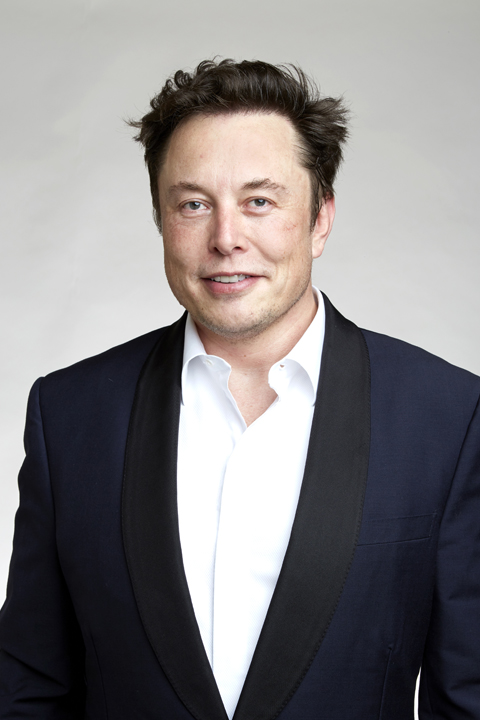
#> input picture image/elon_selfie_3.jpg, 480 x 720 px
$ python FaceDetectionDemo.py
#> lines starting #> are read from the running program, lines starting #| are printed output that depends on the picture; after the words box and inside, x2 and y2 are one past the last pixel; in counts of white or black regions, pixels touching at a corner belong together
### FaceDetection.py
import cv2
import numpy as np

face_cascade = cv2.CascadeClassifier('haarcascade_frontalface_default.xml')

def getFaces(title, img_bgr, w_desired, h_desired):
    # calculating auto crop based on desire image size
    ratio = w_desired / h_desired
    ratio_w = ratio if ratio > 1 else 1
    ratio_h = 1 if ratio > 1 else ratio

    # resize image
    h, w, d = img_bgr.shape
    if w > h:
        img_bgr = cv2.resize(img_bgr, (720, h * 720 // w))
    else:
        img_bgr = cv2.resize(img_bgr, (w * 720 // h, 720))

    # convert to grayscale
    (img_h, img_w, img_d) = img_bgr.shape
    img_gray = cv2.cvtColor(img_bgr, cv2.COLOR_BGR2GRAY)

    # detect all faces if any
    faces_raw = face_cascade.detectMultiScale(img_gray, 1.1, 4)
    faces_result = []
    faces_coordinat = []

    # Draw the rectangle around each face
    for (x, y, w, h) in faces_raw:
        if w == 0 or h == 0:
            # no face detected
            continue

        # calculating ratio
        cx = x + w//2
        cy = y + h//2

        w_min = 0
        if w < h:
            w_min = w//2
        else:
            w_min = h//2

        dx = int(w_min * ratio_w)
        dy = int(w_min * ratio_h)

        y1, y2 = cy - dy, cy + dy
        x1, x2 = cx - dx, cx + dx

        if not (y1 < 0 or x1 < 0 or y2 > img_h or x2 > img_w):
            image = np.copy(img_bgr[y1:y2, x1:x2])
            image = cv2.resize(image, (w_desired, h_desired))
            # cv2.imshow('Face: {}'.format(title), image)
            faces_result.append(image)
            faces_coordinat.append((x1, y1))

        img_bgr = cv2.rectangle(img_bgr, (x, y), (x+w, y+h), (255, 0, 0), 2)
    if title == 'Selfie' and len(faces_result) == 2:
        # if selfie detect only two foto, return the above one
        index, x_old, y_old = 0, img_w, img_h
        for i in range(len(faces_coordinat)):
            x, y = faces_coordinat[i]
            if y < y_old:
                y_old = y
                index = i
        return [faces_result[index], ]
    return faces_result

### FaceDetectionDemo.py
import cv2
import time
import numpy as np
import FaceDetection as fd

# TODO: DETERMINE INPUT IMAGES
PATH_SELFIE = './image/elon_selfie_3.jpg'
# PATH_SELFIE = './image/syahrul_selfie_3.jpg'
PATH_CARD = './image/syahrul_ktp.jpg'

# determine image resolution for NN input
WIDTH_DESIRED, HEIGHT_DESIRED = 128, 128

# load images
img_selfie = cv2.imread(PATH_SELFIE)
#> img_selfie is the input picture: shape (720, 480, 3); mean B, G, R 129.9, 128.8, 131.8
h, w, d = img_selfie.shape
#> h = 720; w = 480; d = 3
if w > h:
    img_selfie = cv2.resize(img_selfie, (720, h * 720 // w))
else:
    img_selfie = cv2.resize(img_selfie, (w * 720 // h, 720))

img_card = cv2.imread(PATH_CARD)
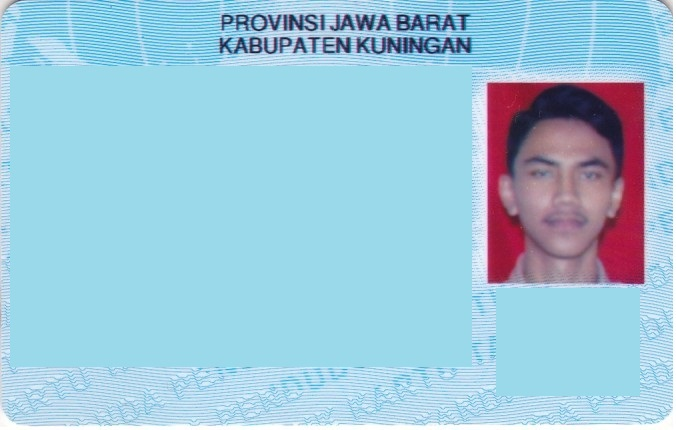
#> input picture image/syahrul_ktp.jpg, 676 x 430 px
#> img_card is the input picture: shape (430, 676, 3); mean B, G, R 217.6, 198.2, 156.7
h, w, d = img_card.shape
#> h = 430; w = 676
if w > h:
    img_card = cv2.resize(img_card, (720, h * 720 // w))
#> img_card: shape (457, 720, 3)
else:
    img_card = cv2.resize(img_card, (w * 720 // h, 720))

# detect face(s) on selfie image
faces = fd.getFaces('Selfie', img_selfie, WIDTH_DESIRED, HEIGHT_DESIRED)
#> in getFaces, `img_gray = cv2.cvtColor(img_bgr, cv2.COLOR_BGR2GRAY)`:
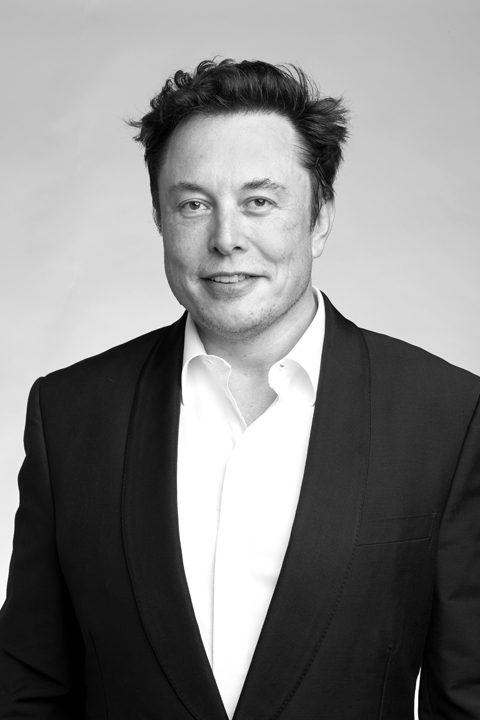
#> img_gray: shape (720, 480); min 0, max 255, mean 129.8
#> in getFaces, `faces_raw = face_cascade.detectMultiScale(img_gray, 1.1, 4)`: faces_raw = [[135, 127, 190, 190]]
#> the loop in getFaces, `for (x, y, w, h) in faces_raw:` made 1 pass
#> (x, y, w, h, cx, cy, w_min, dx) on pass 1: (135, 127, 190, 190, 230, 222, 95, 95)
#> pass 1, in getFaces, `image = cv2.resize(image, (w_desired, h_desired))`:
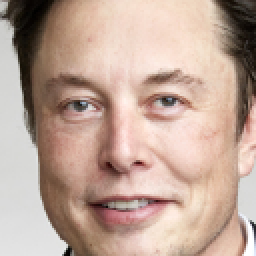
#> image: shape (128, 128, 3) (shown 2 times larger); mean B, G, R 151.8, 165.1, 190.6
#> pass 1, in getFaces, `img_bgr = cv2.rectangle(img_bgr, (x, y), (x+w, y+h), (255, 0, 0), 2)`:
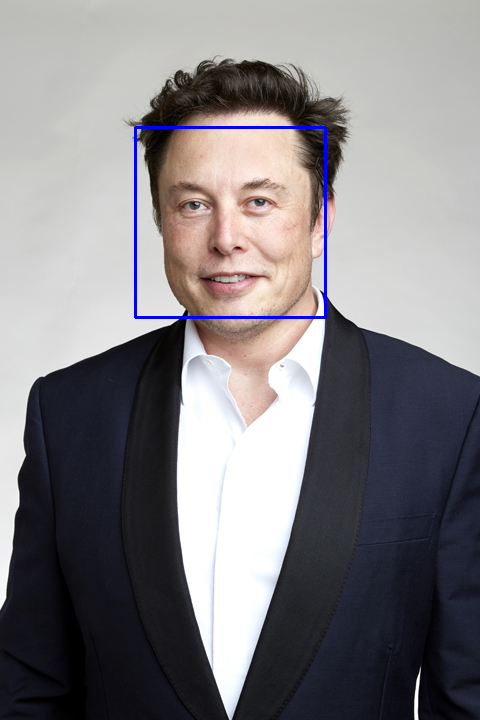
#> img_bgr: shape (720, 480, 3); 0.66% of pixels changed, all inside (x1, y1, x2, y2) = (134, 126, 327, 319)
#> after the loop in getFaces, `for (x, y, w, h) in faces_raw:`: faces_coordinat = [(135, 127)]; faces_result = 1 item
#> faces = 1 item
cv2.imshow('Selfie', img_selfie)
if len(faces) == 1:
    # export image
    PATH_SELFIE_EXPORT = './faces/{}'.format(PATH_SELFIE.split('/')[-1])
    cv2.imwrite(PATH_SELFIE_EXPORT, faces[0])
    print('Face on Selfie exported to {}'.format(PATH_SELFIE_EXPORT))

else:
    # error
    print('DETECTION ON SELFIE ERROR, FACE(s) FOUND: {}'.format(len(faces)))

# detect face(s) on card image
faces = fd.getFaces('Card', img_card, WIDTH_DESIRED, HEIGHT_DESIRED)
#> call 2 of getFaces, with title = 'Card', w_desired = 128, h_desired = 128
#> in getFaces (call 2), `img_gray = cv2.cvtColor(img_bgr, cv2.COLOR_BGR2GRAY)`:
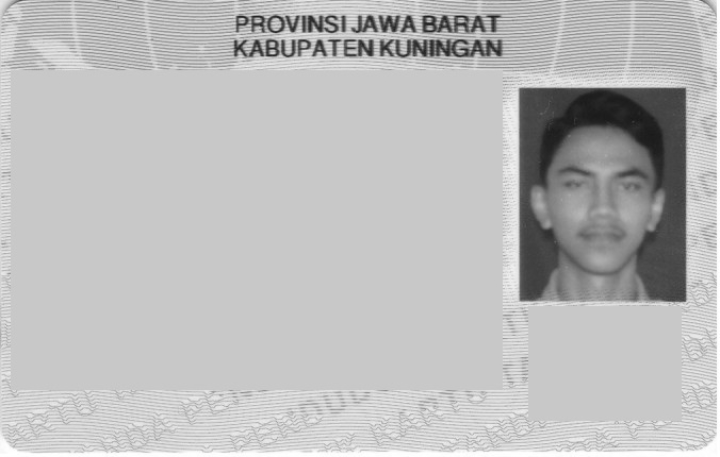
#> img_gray: shape (457, 720); min 25, max 255, mean 187.9
#> in getFaces (call 2), `faces_raw = face_cascade.detectMultiScale(img_gray, 1.1, 4)`: faces_raw = [[536, 132, 135, 135]]
#> the loop in getFaces (call 2), `for (x, y, w, h) in faces_raw:` made 1 pass
#> (x, y, w, h, cx, cy, w_min, dx) on pass 1: (536, 132, 135, 135, 603, 199, 67, 67)
#> pass 1, in getFaces (call 2), `image = np.copy(img_bgr[y1:y2, x1:x2])`:
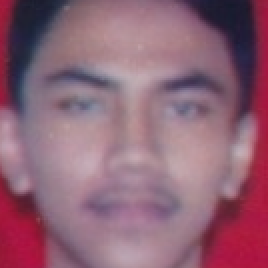
#> image: shape (134, 134, 3) (shown 2 times larger); mean B, G, R 118.1, 99.7, 143.2
#> pass 1, in getFaces (call 2), `img_bgr = cv2.rectangle(img_bgr, (x, y), (x+w, y+h), (255, 0, 0), 2)`:
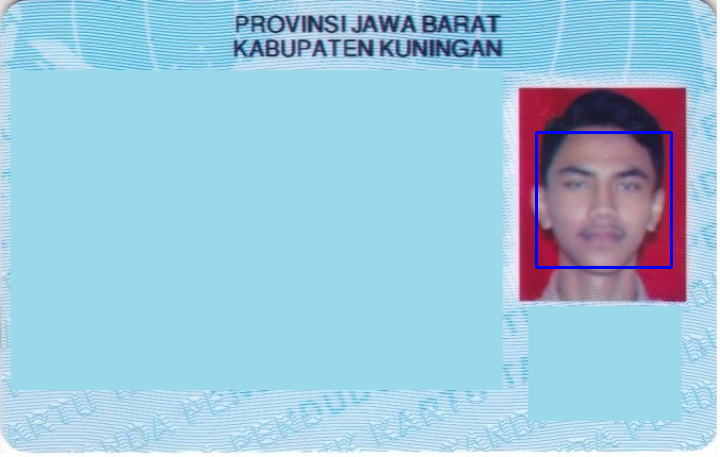
#> img_bgr: shape (457, 720, 3); mean B, G, R 218.4, 197.9, 155.9
#> after the loop in getFaces (call 2), `for (x, y, w, h) in faces_raw:`: faces_coordinat = [(536, 132)]
cv2.imshow('Card', img_card)
if len(faces) == 1:
    # export image
    PATH_CARD_EXPORT = './faces/{}'.format(PATH_CARD.split('/')[-1])
    cv2.imwrite(PATH_CARD_EXPORT, faces[0])
    print('Face on Card exported to {}'.format(PATH_CARD_EXPORT))

else:
    # error
    print('DETECTION ON CARD ERROR, FACE(s) FOUND: {}'.format(len(faces)))


cv2.waitKey(0)
cv2.destroyAllWindows()
